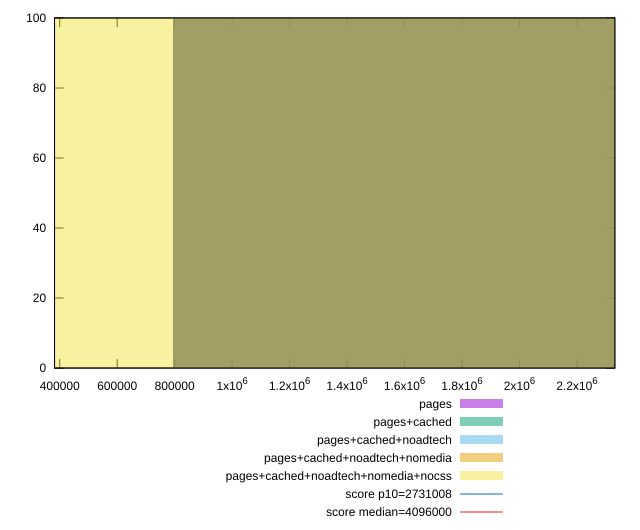

gnuplot code for this plot:
reset

$pages <<EOF
1586929.3865279192 100
EOF

$pagesCached <<EOF
1586929.3865279192 100
EOF

$pagesCachedNoadtech <<EOF
1586929.3865279192 100
EOF

$pagesCachedNoadtechNomedia <<EOF
1586929.3865279192 100
EOF

$pagesCachedNoadtechNomediaNocss <<EOF
0 100
EOF

set key outside below
set boxwidth 1586929.3865279192
set xrange [382000:2331853]
set yrange [0:100]
set trange [0:100]
set style fill transparent solid 0.5 noborder

set parametric
set terminal svg size 640, 530 enhanced background rgb 'white'
set output "report_00018_2021-02-10T15-25-16.877Z/total-byte-weight/comparison/histogram/all_raw.svg"

plot $pages title "pages" with boxes, \
     $pagesCached title "pages+cached" with boxes, \
     $pagesCachedNoadtech title "pages+cached+noadtech" with boxes, \
     $pagesCachedNoadtechNomedia title "pages+cached+noadtech+nomedia" with boxes, \
     $pagesCachedNoadtechNomediaNocss title "pages+cached+noadtech+nomedia+nocss" with boxes, \
     2731008,t title "score p10=2731008", \
     4096000,t title "score median=4096000"

reset
